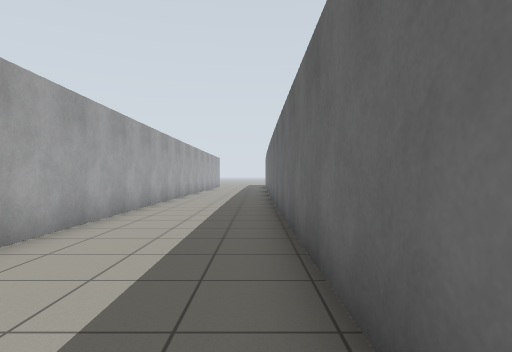
[1] (above)

24 first-person views from a walk through a Gazebo world. The camera is 0.94 m above the floor, looks level and sees 75° across. The lines on the ground mark 1 m squares. The floor is counted in squares, 1 m on a side. Each view is taken from the middle of a square. On the plan, view 1 faces up. The plan holds only what a view shows up to about 12 squares ahead; the rest is blank. The place goes on beyond the plan.

[2]
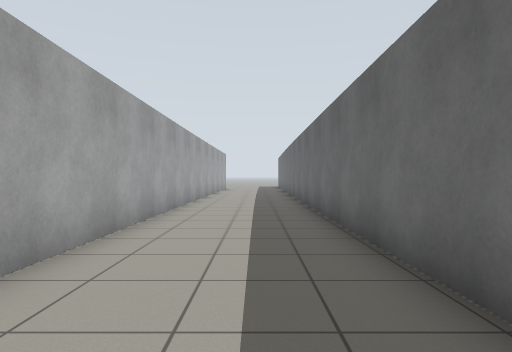

[3]
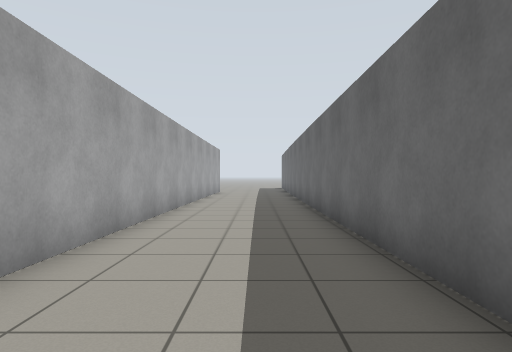

[4]
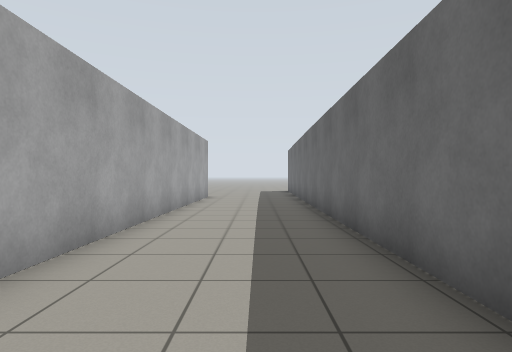

[5]
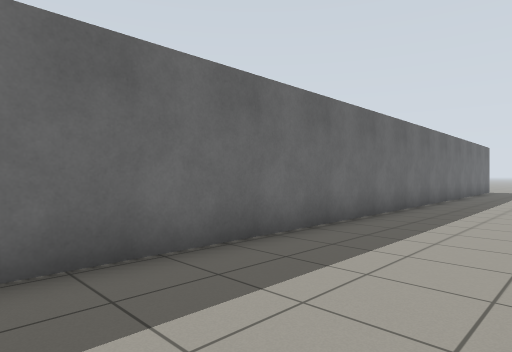

[6]
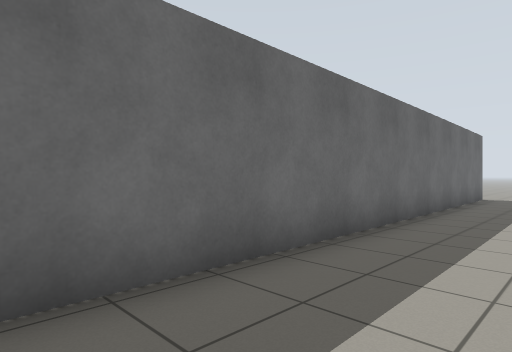

[7]
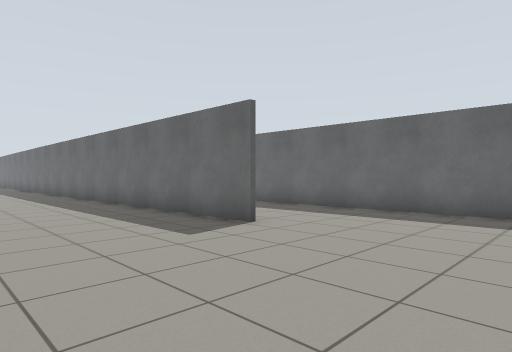

[8]
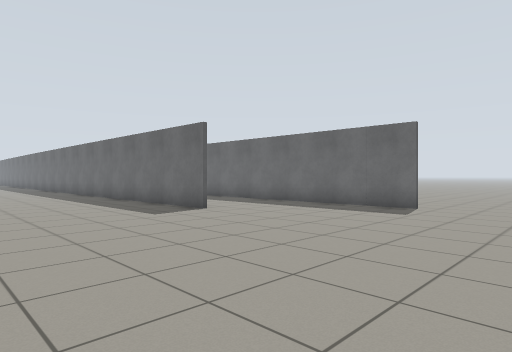

[9]
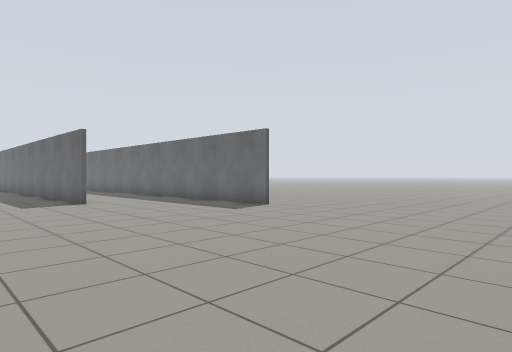

[10]
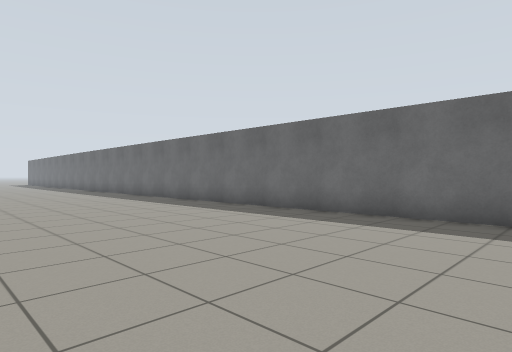

[11]
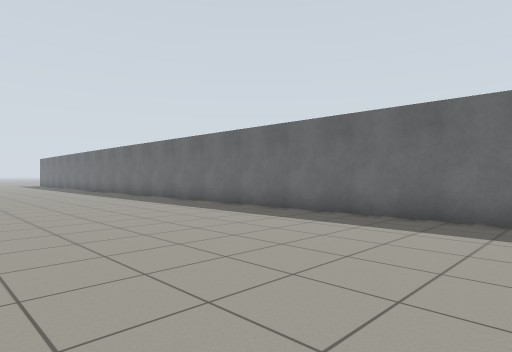

[12]
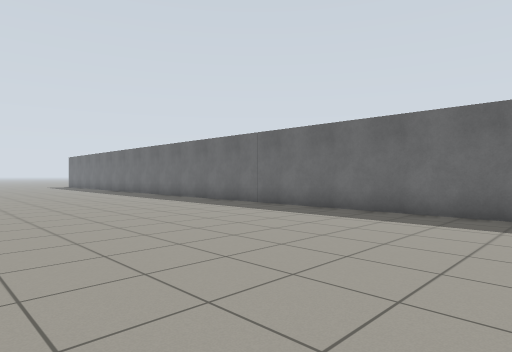

[13]
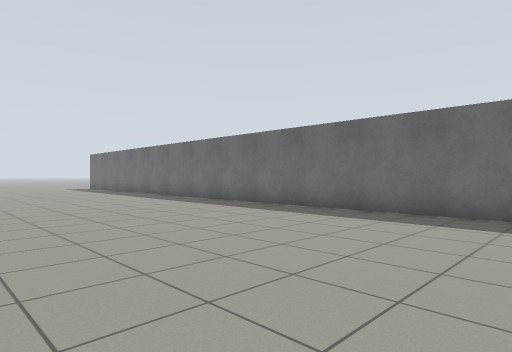

[14]
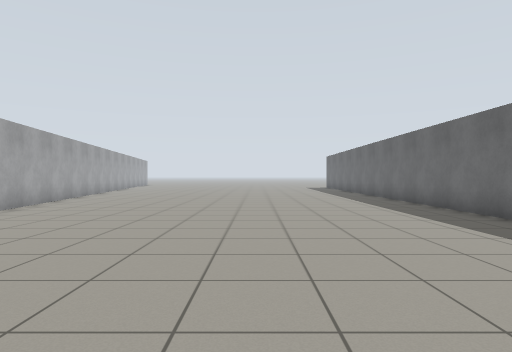

[15]
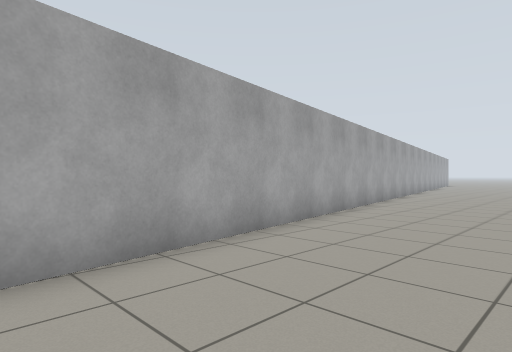

[16]
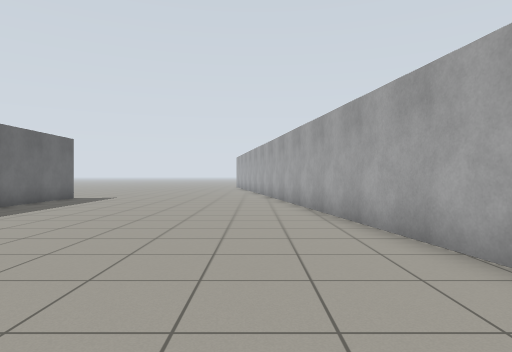

[17]
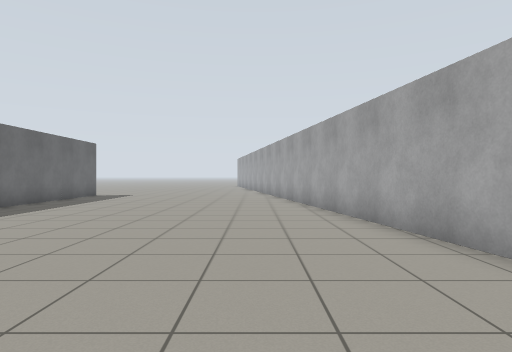

[18]
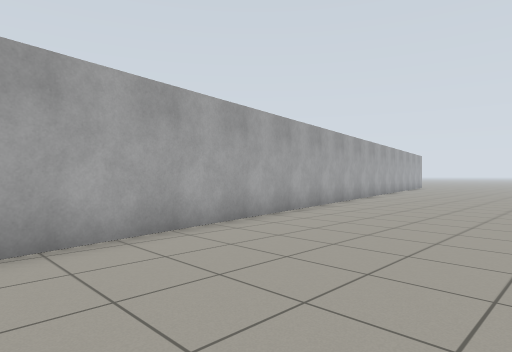

[19]
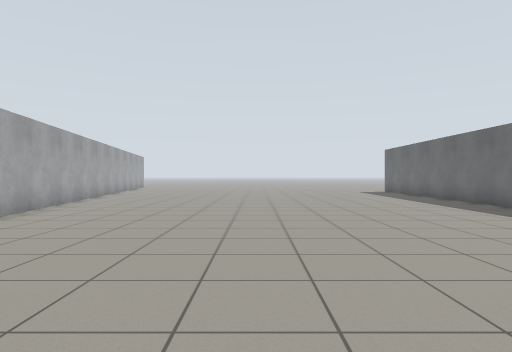

[20]
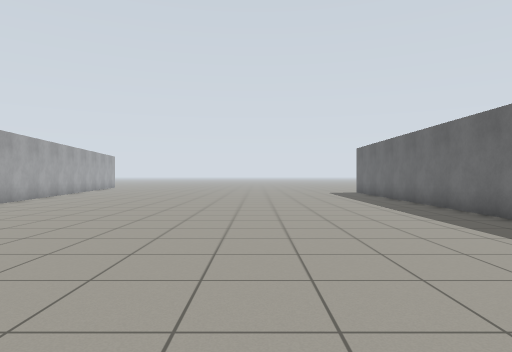

[21]
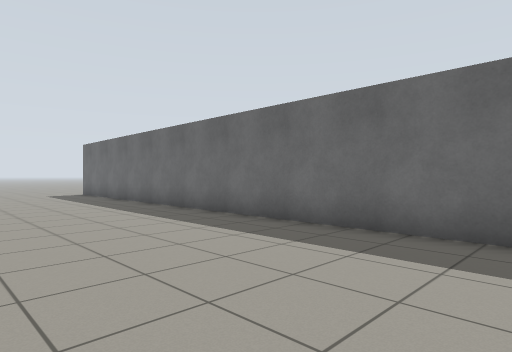

[22]
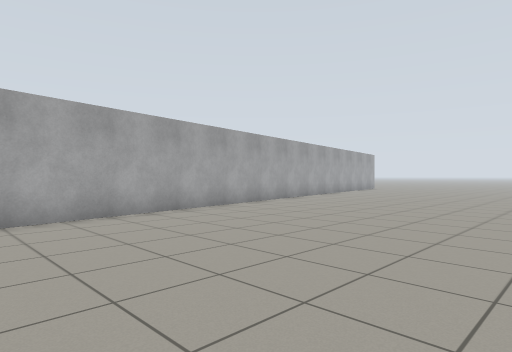

[23]
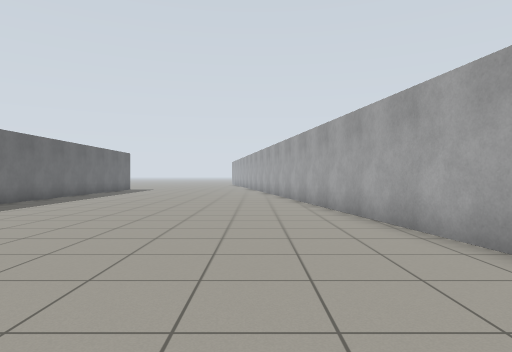

[24]
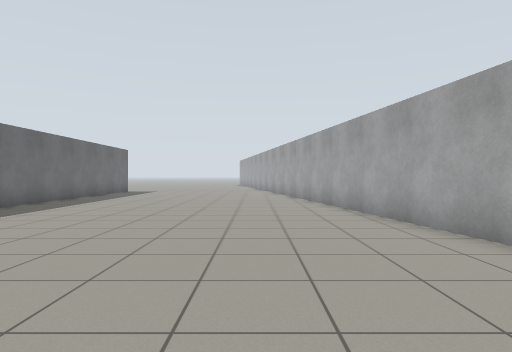

### Floor plan
Points are (right, up) in squares from view 1. A wall is a line through its corners. A room is listed if a view was taken in it or the views show most of it. See-through windows are left out.
Room 1 (views 1, 2, 3, 4, 5, 6, 7, 8, 9, 10, 11, 12, 13, 14, 15, 16, 17, 18, 19, 20, 21, 22, 23, 24)
walls: (-3.3, -13.2) (-3.7, 9.5); (-3.5, 9.4) (-3.5, 22.4); (0.8, -16.1) (0.5, 18.4); (1, -17.5) (0.9, -15.9); (0.7, 18.3) (0.7, 22.4); (-3.4, 22.5) (-3.4, 4.4); (-17.8, 22) (-12.1, -11)

Positions as (right, up) in squares from view 1, and headings:
1: (0, 0), facing up
2: (-1, 5), facing up
3: (-1, 9), facing up
4: (-1, 14), facing up
5: (-3, 5), facing down-right
6: (-2, -2), facing down-right
7: (-8, -18), facing up-right
8: (-9, -21), facing up-right
9: (-7, -25), facing up-right
10: (-11, -12), facing up-right
11: (-11, -7), facing up-right
12: (-12, -2), facing up-right
13: (-12, 3), facing up-right
14: (-9, 2), facing up
15: (-11, 2), facing up-left
16: (-11, 1), facing down
17: (-11, 3), facing down
18: (-11, 9), facing up-left
19: (-11, 9), facing up
20: (-9, 10), facing up
21: (-9, 11), facing up-right
22: (-9, 13), facing up-left
23: (-12, 10), facing down
24: (-11, 7), facing down
